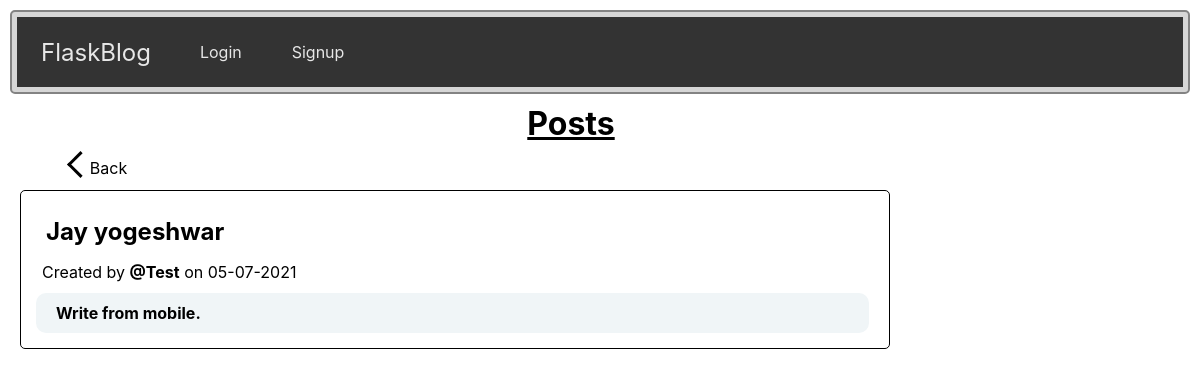
/post/1, run on the app's committed database.
### website/models.py (models this page shows)
class Post(db.Model):
    id = db.Column(db.Integer, primary_key=True)
    title = db.Column(db.String(100), nullable= False)
    content = db.Column(db.String(5000), nullable= False)
    created = db.Column(db.DateTime, default=datetime.now())
    user_id = db.Column(db.Integer, db.ForeignKey('user.id'), nullable= False)

class User(db.Model,UserMixin) :
    id = db.Column(db.Integer, primary_key= True)
    name = db.Column(db.String(150), nullable= False)
    email = db.Column(db.String(150), unique= True, nullable= False)
    password = db.Column(db.String(150), nullable= False)
    posts = db.relationship('Post', backref= 'author')

### website/views.py (the view)
@views.route('/post/<int:id>')
def post(id):
    post = Post.query.get_or_404(id)
    return render_template('blog/post.html', post=post,user=current_user)

### website/templates/blog/post.html
{% extends "base.html" %}
{% block header %}
<h1 style="text-align: center; width:75%; margin-left: 10%;">
  {% block title %}Posts{% endblock %}
</h1>
{% endblock %}
{% block content %}
<a href="{{ url_for('views.home') }}">
  <p><i class="arrow left"></i>Back</p>
</a>
<div class="row">
  <div class="leftcolumn">
    <div class="card">
      <h2>{{ post.title.capitalize() }}</h2>
      <p>Created by <strong>@{{ post.author.name.capitalize() }}</strong> on {{ post.created.strftime('%d-%m-%Y') }}</p>
      <h4>{{ post.content}}</h4>
    </div>
  </div>
</div><br>
{% endblock %}

### website/static/style.css (style rules this page uses)
* { box-sizing: border-box; padding: 0; margin: 0; }
body { font-family: -apple-system, BlinkMacSystemFont, 'Segoe UI', Roboto, Oxygen, Ubuntu, Cantarell, 'Open Sans', 'Helvetica Neue', sans-serif; background-color: #ffffff; padding: 10px; }
html { height: auto; background-color: #f2f2f2 ; }
a { text-decoration: none; color: #000000; transition: background-color .5s; }
div { border-radius: 5px; padding: 10px; }
p { padding: 1px; margin: 1px; }
.leftcolumn { float: left; width: 75%; border: 1px solid rgb(0, 0, 0); padding: 5px; padding-top: 1px; padding-left: 5px; padding-bottom: 5px; }
.card { background-color: white; padding: 5px; margin-top: 5px; margin-right: 10px; }
.card h2 { padding: 10px; margin: 5px; width: fit-content; transition: .2S; }
.card p { margin-bottom: 10px; margin-left: 10px; }
.card h4 { background-color: #f0f5f7; padding-left: 20px; padding-bottom: 10px; padding-top: 10px; width: auto; border-radius: 10px; margin-bottom: 5px; margin-left: 5px; margin-top: 5px ; display: block; }
.row:after { content: ""; display: table; clear: both; }
.arrow { border: 2px solid black; border-width: 0 3px 3px 0; display: inline-block; padding: 8px; margin-left: 5%; }
.left { transform: rotate(135deg); -webkit-transform: rotate(135deg); }

### data on the page
Post: title "Jay yogeshwar", created "05-07-2021", content "Write from mobile."
User: author.name "Test"
